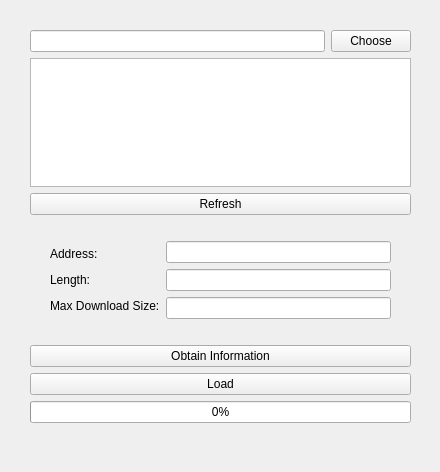
<?xml version="1.0" encoding="UTF-8"?>
<ui version="4.0">
 <class>QtBootloader</class>
 <widget class="QMainWindow" name="QtBootloader">
  <property name="geometry">
   <rect>
    <x>0</x>
    <y>0</y>
    <width>440</width>
    <height>472</height>
   </rect>
  </property>
  <property name="windowTitle">
   <string>QtBootloader</string>
  </property>
  <widget class="QWidget" name="centralwidget">
   <widget class="QWidget" name="verticalLayoutWidget">
    <property name="geometry">
     <rect>
      <x>0</x>
      <y>0</y>
      <width>441</width>
      <height>473</height>
     </rect>
    </property>
    <layout class="QVBoxLayout" name="verticalLayout">
     <property name="sizeConstraint">
      <enum>QLayout::SetDefaultConstraint</enum>
     </property>
     <property name="leftMargin">
      <number>30</number>
     </property>
     <property name="topMargin">
      <number>30</number>
     </property>
     <property name="rightMargin">
      <number>30</number>
     </property>
     <property name="bottomMargin">
      <number>30</number>
     </property>
     <item>
      <layout class="QHBoxLayout" name="horizontalLayout_2">
       <item>
        <widget class="QLineEdit" name="ExeTextField"/>
       </item>
       <item>
        <widget class="QPushButton" name="ChooseButton">
         <property name="text">
          <string>Choose</string>
         </property>
        </widget>
       </item>
      </layout>
     </item>
     <item>
      <layout class="QHBoxLayout" name="horizontalLayout">
       <item>
        <widget class="QListWidget" name="PortList"/>
       </item>
      </layout>
     </item>
     <item>
      <widget class="QPushButton" name="refreshButton">
       <property name="text">
        <string>Refresh</string>
       </property>
      </widget>
     </item>
     <item>
      <layout class="QHBoxLayout" name="InfoHLayout">
       <property name="leftMargin">
        <number>20</number>
       </property>
       <property name="topMargin">
        <number>20</number>
       </property>
       <property name="rightMargin">
        <number>20</number>
       </property>
       <property name="bottomMargin">
        <number>20</number>
       </property>
       <item>
        <layout class="QVBoxLayout" name="VertLabel">
         <item>
          <widget class="QLabel" name="AddressLabel">
           <property name="sizePolicy">
            <sizepolicy hsizetype="Preferred" vsizetype="Fixed">
             <horstretch>0</horstretch>
             <verstretch>0</verstretch>
            </sizepolicy>
           </property>
           <property name="text">
            <string>Address:</string>
           </property>
          </widget>
         </item>
         <item>
          <widget class="QLabel" name="LengthLabel">
           <property name="sizePolicy">
            <sizepolicy hsizetype="Preferred" vsizetype="Fixed">
             <horstretch>0</horstretch>
             <verstretch>0</verstretch>
            </sizepolicy>
           </property>
           <property name="text">
            <string>Length:</string>
           </property>
          </widget>
         </item>
         <item>
          <widget class="QLabel" name="MaxDLLabel">
           <property name="sizePolicy">
            <sizepolicy hsizetype="Preferred" vsizetype="Fixed">
             <horstretch>0</horstretch>
             <verstretch>0</verstretch>
            </sizepolicy>
           </property>
           <property name="layoutDirection">
            <enum>Qt::LeftToRight</enum>
           </property>
           <property name="text">
            <string>Max Download Size:</string>
           </property>
           <property name="indent">
            <number>-1</number>
           </property>
          </widget>
         </item>
        </layout>
       </item>
       <item>
        <layout class="QVBoxLayout" name="VertTextField">
         <item>
          <widget class="QLineEdit" name="AddresTextField"/>
         </item>
         <item>
          <widget class="QLineEdit" name="LengthTextField"/>
         </item>
         <item>
          <widget class="QLineEdit" name="MaxDLTextField"/>
         </item>
        </layout>
       </item>
      </layout>
     </item>
     <item>
      <widget class="QPushButton" name="getInfoButton">
       <property name="text">
        <string>Obtain Information</string>
       </property>
      </widget>
     </item>
     <item>
      <widget class="QPushButton" name="loadBinButton">
       <property name="text">
        <string>Load</string>
       </property>
      </widget>
     </item>
     <item>
      <widget class="QProgressBar" name="loadProgressBar">
       <property name="value">
        <number>0</number>
       </property>
      </widget>
     </item>
     <item>
      <widget class="QLabel" name="feedbackLabel">
       <property name="text">
        <string/>
       </property>
      </widget>
     </item>
    </layout>
   </widget>
  </widget>
 </widget>
 <resources/>
 <connections/>
</ui>
